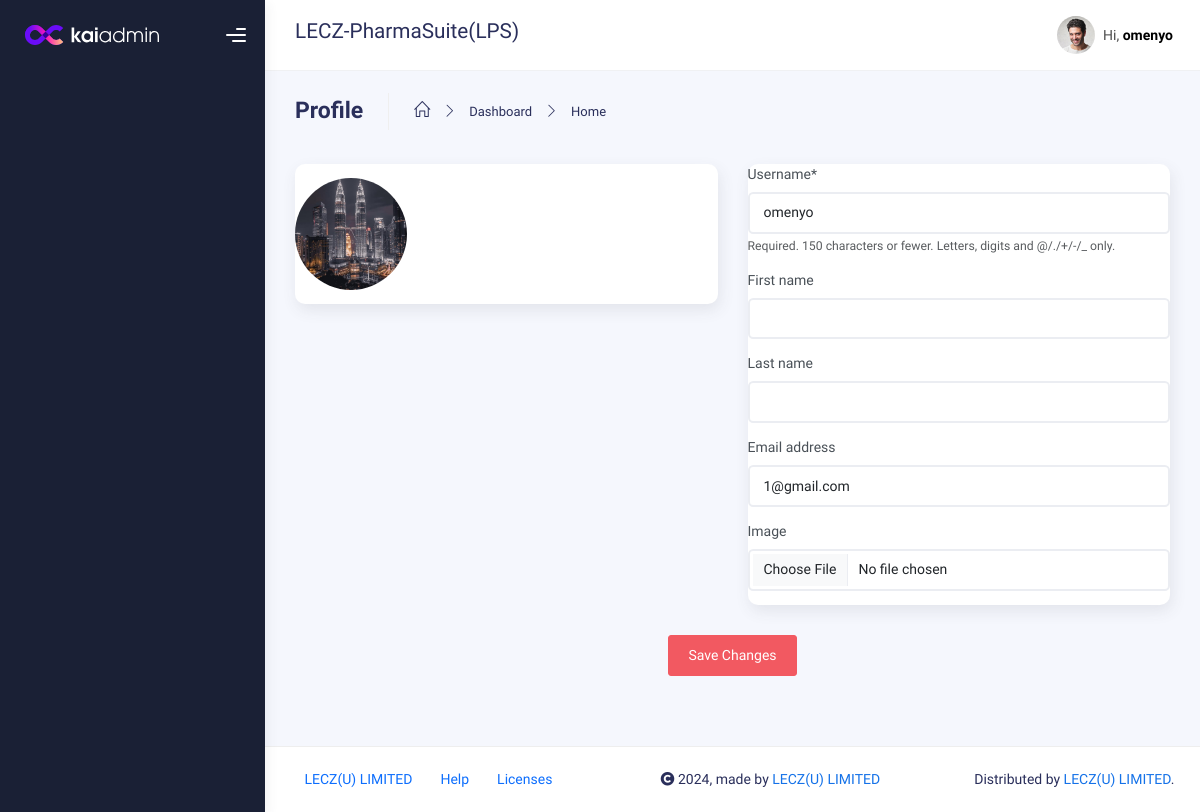
The page /profile (signed in) on the database its author committed.
### pharmacy/models.py (models this page shows)
class User(AbstractUser):
    ROLES = (
        ('admin', 'Admin'),
        ('salesperson', 'Salesperson'),
        ('manager', 'Manager'),  # Added manager role
        ('cashier','Cashier'),
        ('supervising_pharmacist','Supervising_Pharmacist'),
    )
    role = models.CharField(max_length=25, choices=ROLES)
    suspended = models.BooleanField(default=False)
    pharmacy = models.ForeignKey(Pharmacy, on_delete=models.CASCADE, null=True, blank=True, related_name='creators_users')
    image=models.ImageField(upload_to='media/user_profile/', null=True, blank=True)
    bossed_by=models.ForeignKey(Pharmacy, on_delete=models.CASCADE, null=True, blank=True, related_name='pharmacy_boss')
    def __str__(self):
        return self.username

### pharmacy/views.py (the view)
# urls.py: path('profile',views.profile,name='profile'),
@login_required
def profile(request):
    user= User.objects.get(username=request.user.username)
    print(user)
    if request.method == 'POST':
        form = ProfileForm(request.POST, request.FILES, instance=user)
        if form.is_valid():
            form.save()
            print('Profile Saved')
            return redirect('profile')
    else:
        form = ProfileForm(instance=user)
    context={'form':form,'user':user}
    return render(request, 'pharmacy/profile.html',context)

### pharmacy/forms.py
class ProfileForm(forms.ModelForm):
    class Meta:
        model = User
        fields = [
            'username', 'first_name', 'last_name', 'email', 'image'
        ]
    def __init__(self, *args, **kwargs):
        super(ProfileForm, self).__init__(*args, **kwargs)
        self.fields['image'].widget.attrs.update({'class': 'form-control-file'})

### pharmacy/templates/pharmacy/profile.html (shortened to what this page needs)
{% extends 'pharmacy/base/base_combined.html' %}
{% load static %}
{% load crispy_forms_tags %}
{% block content %}
      <div class="container">
        <div class="page-inner">
          <div class="page-header">
            <h3 class="fw-bold mb-3">Profile</h3>
            <ul class="breadcrumbs mb-3">
              <li class="nav-home">
                <a href="#">
                  <i class="icon-home"></i>
                </a>
              </li>
              <li class="separator">
                <i class="icon-arrow-right"></i>
              </li>
              <li class="nav-item">
                <a href="{% url 'dashboard' %}">Dashboard</a>
              </li>
              <li class="separator">
                <i class="icon-arrow-right"></i>
              </li>
              <li class="nav-item">
                <a href="{% url 'home' %}">Home</a>
              </li>
            </ul>
          </div>
          <form method="POST">
              <div class="row">
                <div class="col-md-6">
                  <div class="card">
                    <p class="demo" >
                    <div class="avatar avatar-xxl" style="align-content: center;">
                        {% if user.image and user.image.value %}
                            <img src="{{ user.image.url }}" alt="User image" class="avatar-img rounded-circle">
                        {% else %}
                            <img src="{% static 'assets/img/examples/example6.jpeg' %}" alt="Default image" class="avatar-img rounded-circle">
                        {% endif %}
                    </div>
                  </p>
                  </div>
                </div>
                <div class="col-md-6">
                  <div class="card">
                    {{form|crispy}}
                  </div>
                </div>
                <div class="col-md-12" style="text-align: center;">
                  <button class="btn btn-danger" type="submit">Save Changes</button>
                </div>
              </div>
          </form>
        </div>
      </div>
{% endblock %}

### pharmacy/templates/pharmacy/base/base_combined.html (shortened to what this page needs)
{% load static %}
<!DOCTYPE html>
<html lang="en">
  <head>
    <link rel="stylesheet" href="{% static 'assets/css/bootstrap.min.css' %}" />
    <link rel="stylesheet" href="{% static 'assets/css/plugins.min.css' %}" />
    <link rel="stylesheet" href="{% static 'assets/css/kaiadmin.min.css' %}" />
    <link rel="stylesheet" href="{% static 'assets/css/demo.css' %}" />
  </head>
  <body>
    <div class="wrapper">
      <div class="sidebar" data-background-color="dark">
        <div class="sidebar-logo">
          <div class="logo-header" data-background-color="dark">
            <a href="/" class="logo">
              <img
                src="{% static 'assets/img/kaiadmin/logo_light.svg' %}"
                alt="navbar brand"
                class="navbar-brand"
                height="20"
              />
            </a>
            <div class="nav-toggle">
              <button class="btn btn-toggle toggle-sidebar">
                <i class="gg-menu-right"></i>
              </button>
            </div>
          </div>
        </div>
      </div>
      <div class="main-panel">
        <div class="main-header">
          <nav
            class="navbar navbar-header navbar-header-transparent navbar-expand-lg border-bottom">
            <div class="container-fluid">
              <nav
                class="navbar navbar-header-left navbar-expand-lg navbar-form nav-search p-0 d-none d-lg-flex"
              >
                <div class="">
                    <h4>LECZ-PharmaSuite(LPS)</h4>
                </div>
              </nav>
              {% if user.is_authenticated %}
              <ul class="navbar-nav topbar-nav ms-md-auto align-items-center">
                  <li class="nav-item topbar-user dropdown hidden-caret">
                  <a
                    class="dropdown-toggle profile-pic"
                    data-bs-toggle="dropdown"
                    href="#"
                    aria-expanded="false"
                  >
                    <div class="avatar-sm">
                      <img
                        src="{% static 'assets/img/profile.jpg' %}"
                        alt="..."
                        class="avatar-img rounded-circle"
                      />
                    </div>
                  <span class="profile-username">
                      <span class="op-7">Hi,</span>
                      <span class="fw-bold">{{request.user.username}}</span>
                    </span>
                  </a>
                </li>
              </ul>
              {% endif %}
            </div>
          </nav>
        </div>
  {% block content %}{% endblock %}
        <footer class="footer">
          <div class="container-fluid d-flex justify-content-between">
            <nav class="pull-left">
              <ul class="nav">
                <li class="nav-item">
                  <a class="nav-link" href="https://www.lecz.ltd">
                    LECZ(U) LIMITED
                  </a>
                </li>
                <li class="nav-item">
                  <a class="nav-link" href="mailto:support-pharmasuite@lecz.ltd"> Help </a>
                </li>
                <li class="nav-item">
                  <a class="nav-link" href="https://lecz.ltd/#mh-carrier"> Licenses </a>
                </li>
              </ul>
            </nav>
            <div class="copyright">
              <i class="fa fa-copyright"></i>
                <span id="currentYear"></span>, made by
                <a href="https://lecz.ltd">LECZ(U) LIMITED</a>
            </div>
            <div>
              Distributed by
              <a target="_blank" href="https://lecz.ltd">LECZ(U) LIMITED</a>.
            </div>
          </div>
        </footer>
      </div>
    </div>
  </body>
</html>

### rows shown on the page
User: user.username "omenyo", username "omenyo", email "1@gmail.com"
